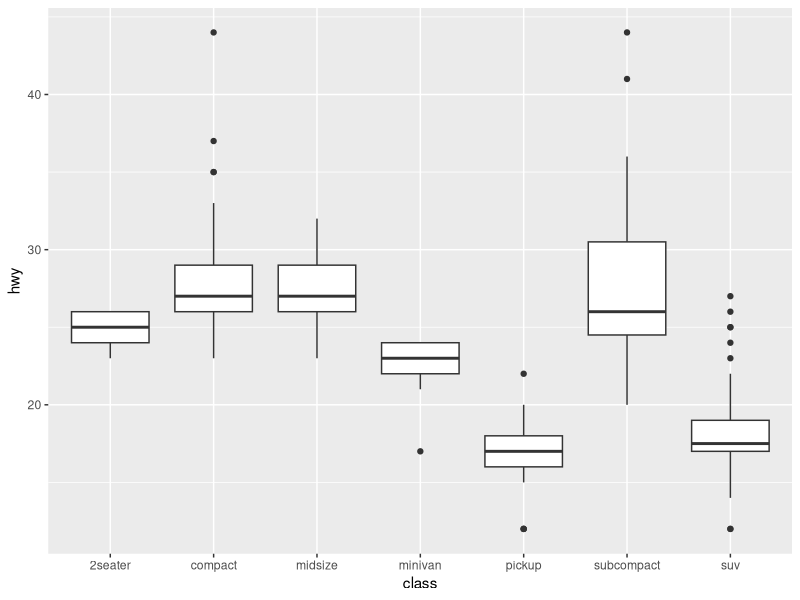
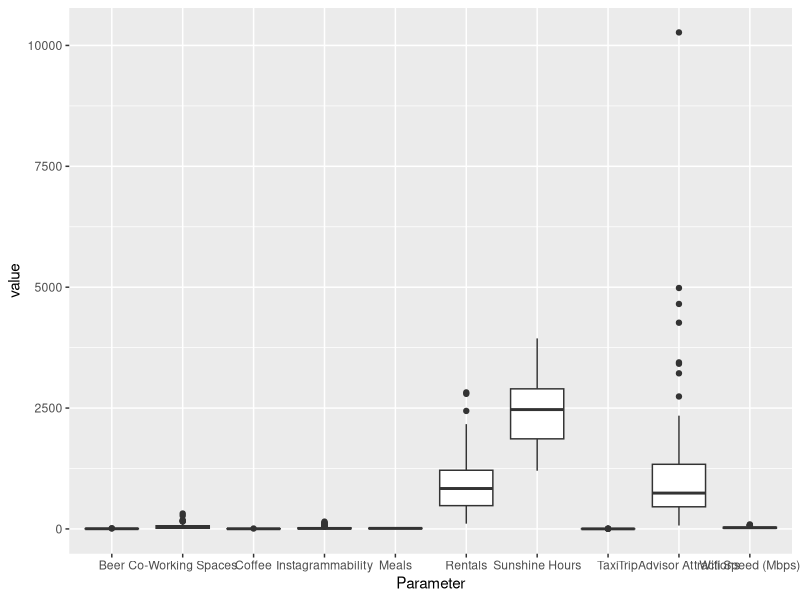
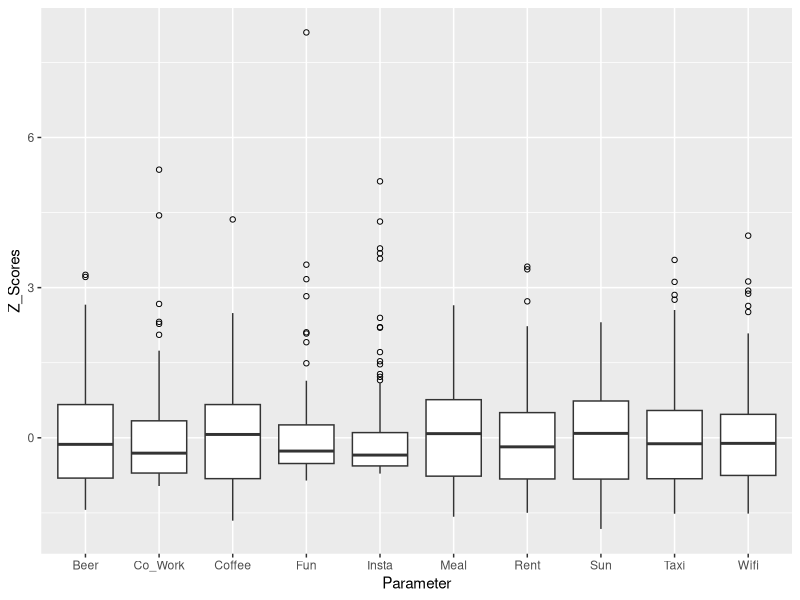
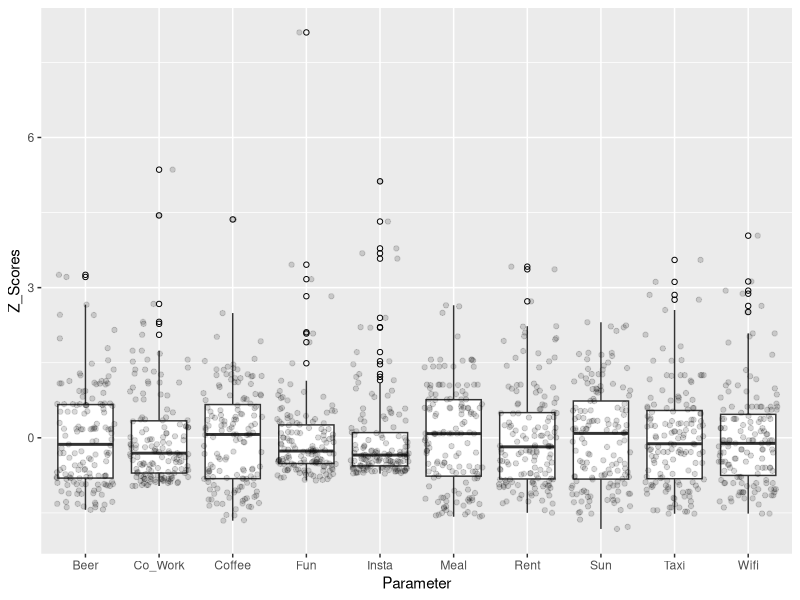
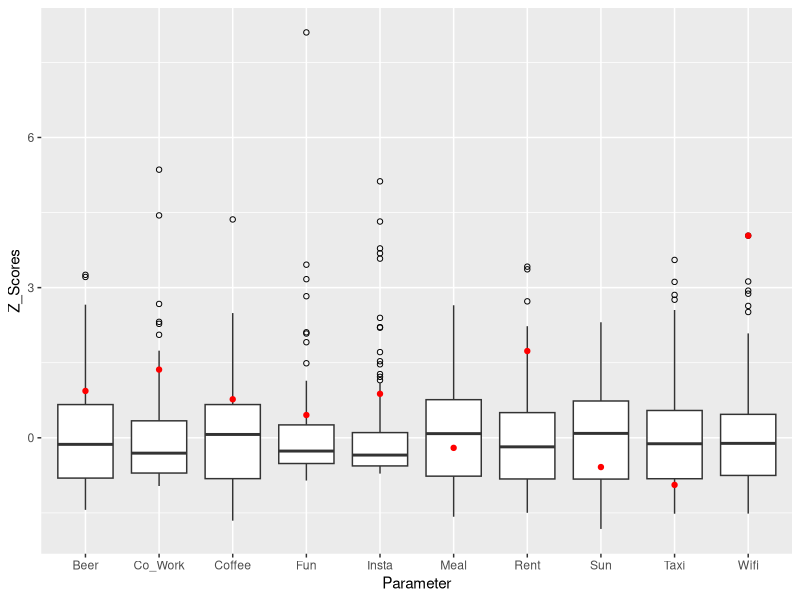
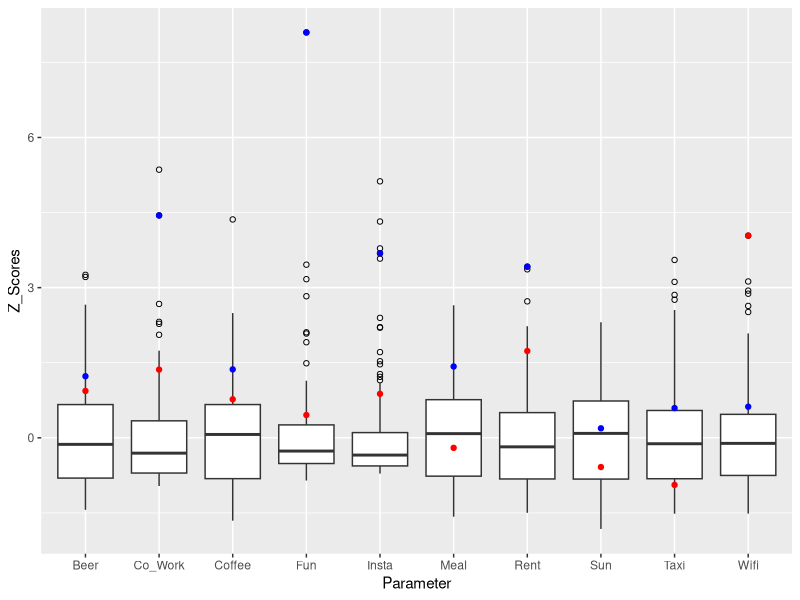

R code for these plots, in order: (Note: this script raises an error after producing the figures.)
## ---- chunk 1
library(ggplot2)
ggplot(mpg, aes(class, hwy)) + geom_boxplot()
## ---- chunk 2
View(mpg)
## ---- chunk 3
class(mpg)
## ---- chunk 4
library(readr)
box = read_csv('CityComp3.csv')

## ---- chunk 5
class(box)
## ---- chunk 6
View(box)
## ---- chunk 7
library(tidyr)
box2 = pivot_longer(box, cols=3:149, names_to = 'City')
View(box2)
## ---- chunk 8
ggplot(box2, aes(Parameter, value)) + geom_boxplot()
## ---- chunk 9
pre_scale = read_csv('clean_USD2.csv')
pre_scale
## ---- chunk 10
pre_scale[c(5:14)]
## ---- chunk 11
names = colnames(pre_scale[c(5:14)])
names
## ---- chunk 12
post_scaled = lapply(pre_scale[c(5:14)], function(x) c(scale(x)))
post_scaled
## ---- chunk 13
scaled = cbind(x=pre_scale[,3], y=post_scaled)
scaled
## ---- chunk 14
library(data.table)
wrong_names = colnames(scaled[c(2:11)])
setnames(scaled, old = c(wrong_names), new = c(names))
View(scaled)
scaled
## ---- chunk 15
write.csv(scaled, 'Scaled.csv')
## ---- chunk 16
scaled_longer = pivot_longer(scaled, cols=2:11, names_to = 'Parameter', values_to = "Z_Scores")
scaled_longer
View(scaled_longer)

## ---- chunk 17
write.csv(scaled_longer, 'Scaled_Box.csv')
## ---- chunk 18
g = ggplot(scaled_longer, aes(Parameter, Z_Scores)) + geom_boxplot(outlier.color = 'black', outlier.shape = 1)
g
## ---- chunk 19
g + geom_jitter(alpha=0.15)
## ---- chunk 20
library(dplyr)
Para = scaled_longer %>%
  filter(City=='Singapore') %>%
  pull(Parameter)
## ---- chunk 21
Z = scaled_longer %>%
  filter(City=='Singapore') %>%
  pull(Z_Scores)
## ---- chunk 22
c(Para)
## ---- chunk 23
c(Z)
## ---- chunk 24
g2 = g + geom_point(data=data.frame(x=factor(c(Para)), y=c(Z)),
               aes(x=x, y=y),
               color='red1')

g2
## ---- chunk 25
Z2 = scaled_longer %>%
  filter(City=='New York') %>%
  pull(Z_Scores)

Z2
## ---- chunk 26
g3 = g2 + geom_point(data=data.frame(x=factor(c(Para)), y=c(Z2)),
               aes(x=x, y=y),
               color='blue')

g3
## ---- chunk 27
box3 = pivot_longer(scaled, cols=2:149, names_to = 'City')
View(box2)
## ---- chunk 28
plot(cars)
